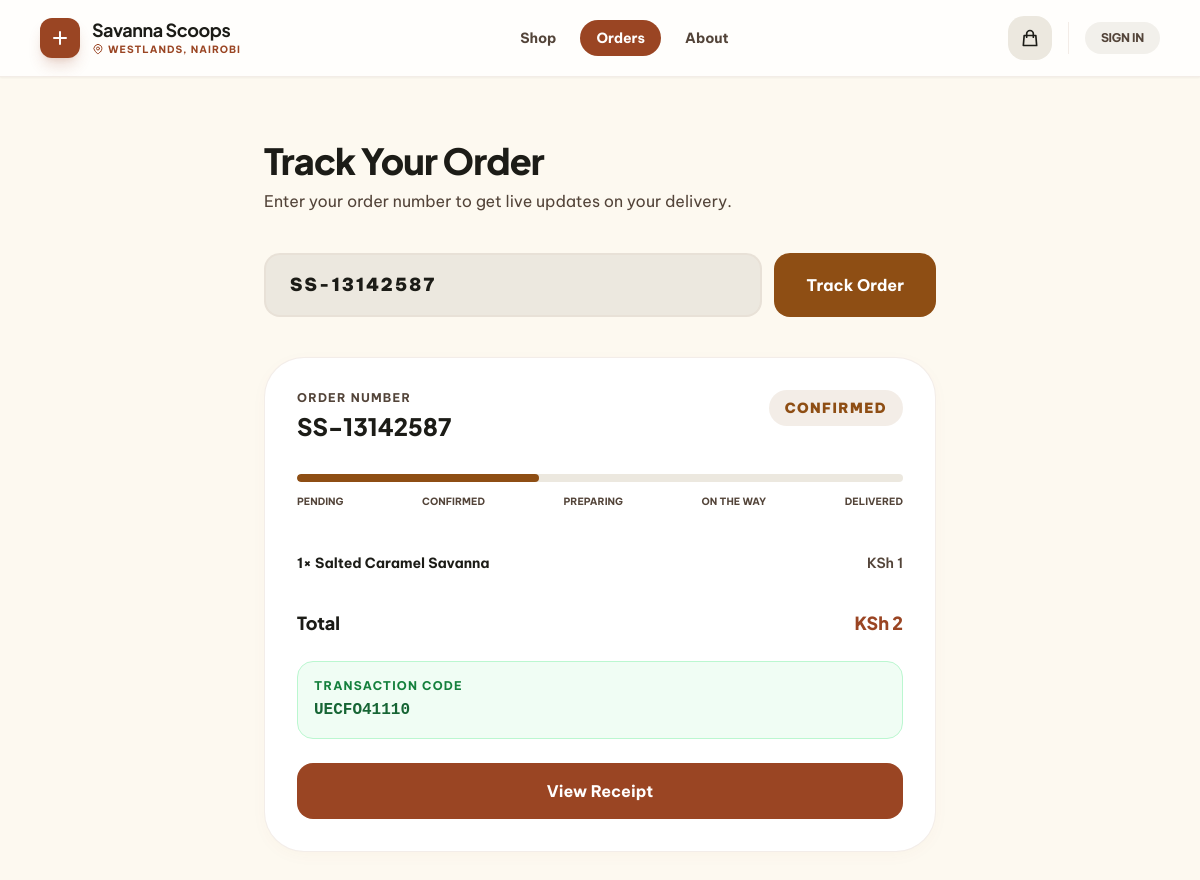
Screenshot of /tracking/?order_id=SS-13142587 with the database file from the repository.
### orders/models.py (models this page shows, shortened)
class Order(models.Model):
    STATUS_CHOICES = [
        ('pending', 'Pending Payment'),
        ('confirmed', 'Confirmed'),
        ('preparing', 'Preparing'),
        ('out_for_delivery', 'Out for Delivery'),
        ('delivered', 'Delivered'),
        ('cancelled', 'Cancelled'),
    ]
    order_number = models.CharField(max_length=20, unique=True, default=generate_order_number)
    user = models.ForeignKey(User, on_delete=models.SET_NULL, null=True, blank=True, related_name='orders')
    customer_name = models.CharField(max_length=200)
    customer_email = models.EmailField()
    customer_phone = models.CharField(max_length=20)
    delivery_address = models.TextField()
    delivery_instructions = models.TextField(blank=True)
    subtotal = models.DecimalField(max_digits=10, decimal_places=2, default=0)
    delivery_fee = models.DecimalField(max_digits=8, decimal_places=2, default=150)
    total = models.DecimalField(max_digits=10, decimal_places=2, default=0)
    status = models.CharField(max_length=30, choices=STATUS_CHOICES, default='pending')
    payment_method = models.CharField(max_length=50, default='M-Pesa')
    payment_status = models.CharField(max_length=20, default='pending')
    mpesa_receipt = models.CharField(max_length=50, blank=True)
    notes = models.TextField(blank=True)
    created_at = models.DateTimeField(auto_now_add=True)
    updated_at = models.DateTimeField(auto_now=True)
    class Meta:
        ordering = ['-created_at']
    @property
    def status_percentage(self):
        stages = ['pending', 'confirmed', 'preparing', 'out_for_delivery', 'delivered']
        try:
            idx = stages.index(self.status)
            return int(((idx + 1) / len(stages)) * 100)
        except ValueError:
            return 0

class OrderItem(models.Model):
    order = models.ForeignKey(Order, on_delete=models.CASCADE, related_name='items')
    flavor = models.ForeignKey(Flavor, on_delete=models.SET_NULL, null=True)
    flavor_name = models.CharField(max_length=200)  # Snapshot
    price = models.DecimalField(max_digits=10, decimal_places=2)
    quantity = models.PositiveIntegerField(default=1)
    subtotal = models.DecimalField(max_digits=10, decimal_places=2)

### store/views.py (the view)
def tracking(request):
    order_id = request.GET.get('order_id', '')
    order = None
    if order_id:
        from orders.models import Order
        try:
            order = Order.objects.get(order_number=order_id)
        except Order.DoesNotExist:
            messages.error(request, 'Order not found.')
    return render(request, 'customer/tracking.html', {
        'order': order,
        'order_id': order_id,
        'active_section': 'tracking',
        'stages': ['Pending', 'Confirmed', 'Preparing', 'On the Way', 'Delivered'],
    })

### store/context_processors.py (called while the page is built)
def cart_count(request):
    cart = request.session.get('cart', {})
    count = sum(v['qty'] for v in cart.values())
    return {'cart_count': count}

def site_settings(request):
    settings = SiteSettings.get_settings()
    return {'site_settings': settings}

### store/models.py (called while the page is built)
    @classmethod
    def get_settings(cls):
        obj, _ = cls.objects.get_or_create(pk=1)
        return obj

### templates/customer/tracking.html (shortened to what this page needs)
{% extends "base.html" %}
{% block body %}
<div class="flex flex-col min-h-screen">
  {% include "partials/customer_header.html" %}
  <main class="flex-1 bg-surface px-4 md:px-10 py-16">
    <div class="max-w-2xl mx-auto">
      <h1 class="text-4xl font-sans font-black tracking-tight mb-2">Track Your Order</h1>
      <p class="text-on-surface-variant mb-10">Enter your order number to get live updates on your delivery.</p>
      <form method="get" class="flex gap-3 mb-10">
        <input type="text" name="order_id" value="{{ order_id }}" placeholder="e.g. SS-ABC12345"
               class="flex-1 bg-surface-container-high border-2 border-outline-variant/20 rounded-2xl py-4 px-6 font-black tracking-widest text-lg focus:border-primary/40 outline-none transition-all"/>
        <button type="submit" class="px-8 py-4 bg-primary text-white rounded-2xl font-bold hover:opacity-90 transition-all whitespace-nowrap">
          Track Order
        </button>
      </form>
      {% if order %}
      <div class="sculpted-card rounded-[2.5rem] p-8">
        <div class="flex justify-between items-start mb-8">
          <div>
            <p class="text-xs font-bold text-on-surface-variant uppercase tracking-widest mb-1">Order Number</p>
            <h2 class="text-2xl font-sans font-black font-mono">{{ order.order_number }}</h2>
          </div>
          <span class="px-4 py-2 rounded-full text-sm font-black uppercase tracking-widest
            {% if order.status == 'delivered' %}bg-green-100 text-green-700
            {% elif order.status == 'cancelled' %}bg-tertiary/10 text-tertiary
            {% else %}bg-primary/10 text-primary{% endif %}">
            {{ order.get_status_display }}
          </span>
        </div>
        <div class="mb-8">
          <div class="h-2 bg-surface-container-high rounded-full overflow-hidden">
            <div class="h-full bg-primary rounded-full transition-all duration-1000" style="width:{{ order.status_percentage }}%"></div>
          </div>
          <div class="flex justify-between mt-3">
            {% for stage in stages %}<span class="text-[10px] font-bold uppercase text-on-surface-variant">{{ stage }}</span>{% endfor %}
          </div>
        </div>
        <div class="space-y-3 mb-6">
          {% for item in order.items.all %}
          <div class="flex justify-between items-center py-3 border-b border-outline-variant/10 last:border-0">
            <span class="text-sm font-bold">{{ item.quantity }}× {{ item.flavor_name }}</span>
            <span class="text-sm text-on-surface-variant font-semibold">KSh {{ item.subtotal|floatformat:0 }}</span>
          </div>
          {% endfor %}
        </div>
        <div class="flex justify-between font-sans font-black text-lg">
          <span>Total</span>
          <span class="text-secondary">KSh {{ order.total|floatformat:0 }}</span>
        </div>
        {% if order.mpesa_receipt %}
        <div class="mt-6 p-4 bg-green-50 rounded-2xl border border-green-200">
          <p class="text-xs font-bold text-green-700 uppercase tracking-widest">Transaction Code</p>
          <p class="font-mono font-bold text-green-800 mt-1">{{ order.mpesa_receipt }}</p>
        </div>
        {% endif %}
        {% if order.payment_status == 'paid' %}
        <a href="{% url 'order_receipt' order.order_number %}" class="mt-6 inline-flex w-full justify-center py-4 bg-secondary text-white rounded-2xl font-bold hover:opacity-90 transition-all">
          View Receipt
        </a>
        {% endif %}
      </div>
      {% elif order_id %}
      <div class="sculpted-card rounded-[2.5rem] p-10 text-center">
        <div class="text-4xl mb-4">🔍</div>
        <h3 class="font-sans font-bold text-xl mb-2">Order Not Found</h3>
        <p class="text-on-surface-variant">No order found with number "{{ order_id }}". Check your confirmation email.</p>
      </div>
      {% endif %}
    </div>
  </main>
</div>
{% endblock %}

### templates/base.html (style rules this page uses)
body { font-family: 'Be Vietnam Pro', sans-serif; background: #fdf9f0; color: #1c1c17; }
.font-sans { font-family: 'Plus Jakarta Sans', sans-serif; }
.sculpted-card { background: #ffffff; border: 1px solid rgba(216,194,181,0.3); box-shadow: 0 4px 20px -5px rgba(154,69,35,0.05); transition: all 0.3s ease; }

### rows the page displays
Order: order_number "SS-13142587", status "CONFIRMED", total "2", mpesa_receipt "UECFO41110"
OrderItem: quantity "1", flavor_name "Salted Caramel Savanna", subtotal "1"

### other values shown
{{ stage }} "PENDING" "CONFIRMED" "PREPARING" "ON THE WAY" "DELIVERED"
